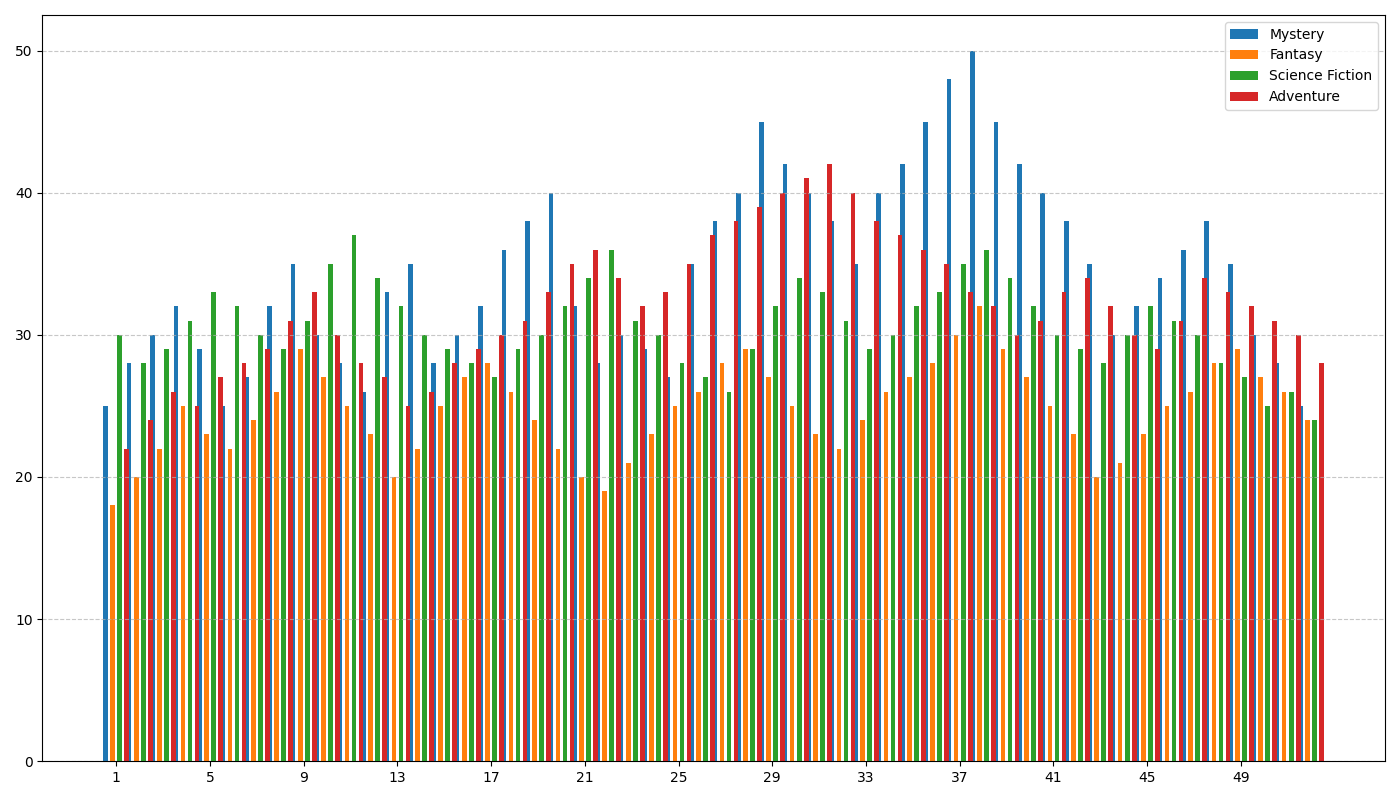

The Python source for this figure:
import matplotlib.pyplot as plt
import numpy as np

weeks = np.array(range(1, 53))
mystery_readings = np.array([25, 28, 30, 32, 29, 25, 27, 32, 35, 30, 28, 26, 33, 35, 28, 30, 32, 36, 38, 40, 32, 28, 30, 29, 27, 35, 38, 40, 45, 42, 40, 38, 35, 40, 42, 45, 48, 50, 45, 42, 40, 38, 35, 30, 32, 34, 36, 38, 35, 30, 28, 25])
fantasy_readings = np.array([18, 20, 22, 25, 23, 22, 24, 26, 29, 27, 25, 23, 20, 22, 25, 27, 28, 26, 24, 22, 20, 19, 21, 23, 25, 26, 28, 29, 27, 25, 23, 22, 24, 26, 27, 28, 30, 32, 29, 27, 25, 23, 20, 21, 23, 25, 26, 28, 29, 27, 26, 24])
science_fiction_readings = np.array([30, 28, 29, 31, 33, 32, 30, 29, 31, 35, 37, 34, 32, 30, 29, 28, 27, 29, 30, 32, 34, 36, 31, 30, 28, 27, 26, 29, 32, 34, 33, 31, 29, 30, 32, 33, 35, 36, 34, 32, 30, 29, 28, 30, 32, 31, 30, 28, 27, 25, 26, 24])
adventure_readings = np.array([22, 24, 26, 25, 27, 28, 29, 31, 33, 30, 28, 27, 25, 26, 28, 29, 30, 31, 33, 35, 36, 34, 32, 33, 35, 37, 38, 39, 40, 41, 42, 40, 38, 37, 36, 35, 33, 32, 30, 31, 33, 34, 32, 30, 29, 31, 34, 33, 32, 31, 30, 28])

fig, ax = plt.subplots(figsize=(14, 8))
ax.bar(weeks - 0.45, mystery_readings, width=0.2, color='#1f77b4', label='Mystery')
ax.bar(weeks - 0.15, fantasy_readings, width=0.2, color='#ff7f0e', label='Fantasy')
ax.bar(weeks + 0.15, science_fiction_readings, width=0.2, color='#2ca02c', label='Science Fiction')
ax.bar(weeks + 0.45, adventure_readings, width=0.2, color='#d62728', label='Adventure')

ax.set_xticks(weeks[::4])
ax.grid(axis='y', linestyle='--', alpha=0.7)
ax.legend()

plt.tight_layout()
plt.show()
